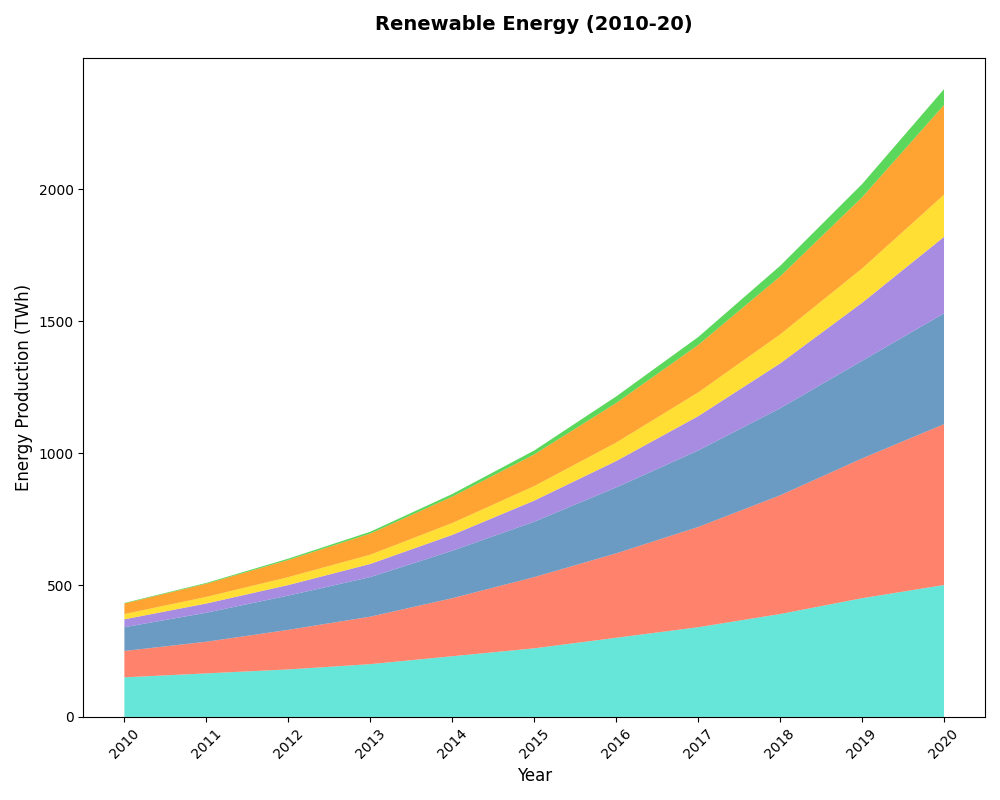

Reproduce this figure in Python.
import matplotlib.pyplot as plt
import numpy as np

years = np.arange(2010, 2021)
europe_renewables = np.array([150, 165, 180, 200, 230, 260, 300, 340, 390, 450, 500])
asia_renewables = np.array([100, 120, 150, 180, 220, 270, 320, 380, 450, 530, 610])
north_america_renewables = np.array([90, 110, 130, 150, 180, 210, 250, 290, 330, 370, 420])
africa_renewables = np.array([30, 35, 40, 50, 60, 80, 100, 130, 170, 220, 290])
oceania_renewables = np.array([20, 25, 30, 35, 45, 55, 70, 90, 110, 130, 160])
south_america_renewables = np.array([40, 50, 65, 80, 100, 120, 150, 180, 220, 270, 340])
antarctica_renewables = np.array([2, 3, 5, 7, 10, 15, 25, 30, 40, 50, 60])

shuffled_colors = ['#40E0D0', '#FF6347', '#4682B4', '#9370DB', '#FFD700', '#FF8C00', '#32CD32']

fig, ax = plt.subplots(figsize=(10, 8))

ax.stackplot(years, europe_renewables, asia_renewables, north_america_renewables,
             africa_renewables, oceania_renewables, south_america_renewables, antarctica_renewables,
             colors=shuffled_colors, alpha=0.8)

ax.set_title('Renewable Energy (2010-20)', fontsize=14, fontweight='bold', pad=20)
ax.set_xlabel('Year', fontsize=12)
ax.set_ylabel('Energy Production (TWh)', fontsize=12)

plt.xticks(years, rotation=45)
plt.tight_layout()
plt.show()
